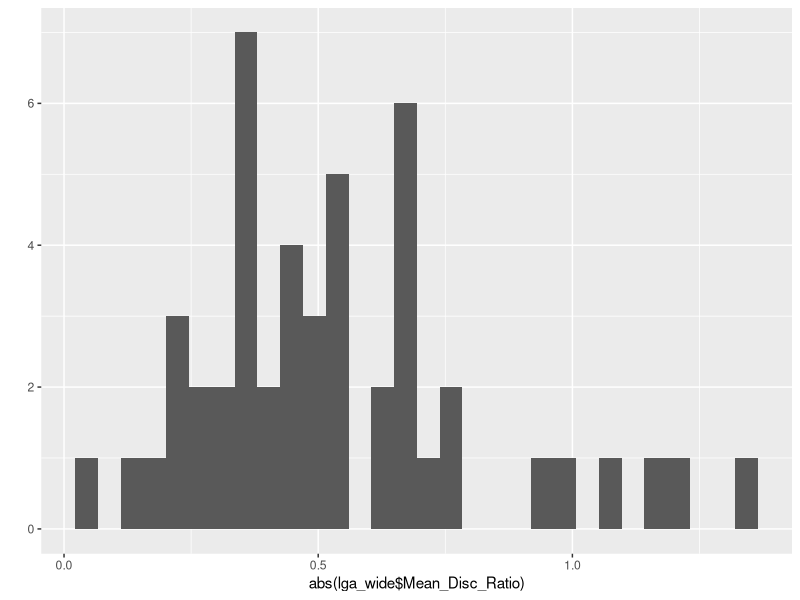
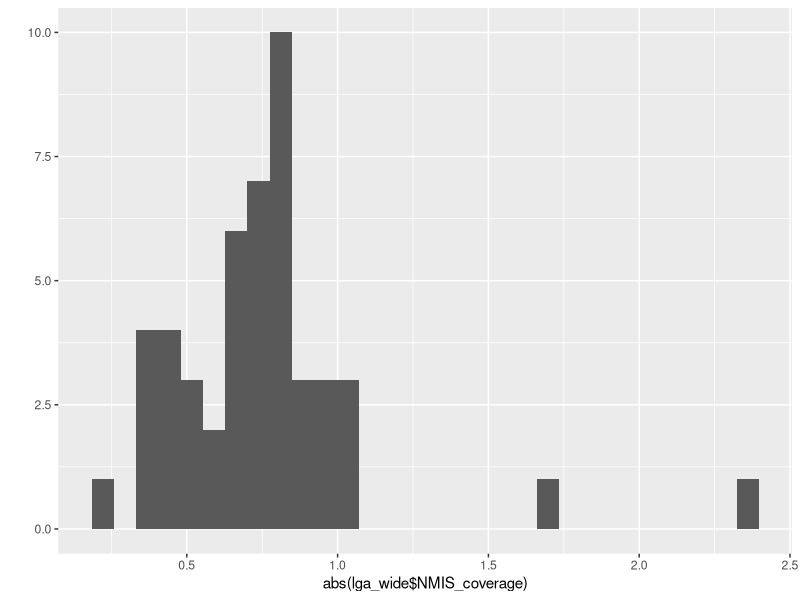

The R script that drew these images, in order:
setwd("/Users/salahchafik/Desktop")
getwd()
library('ggplot2')
library('plyr')
library('doBy')

data_validation <- read.csv("data_validation.csv")
summary(data_validation$Official.LGA..s)
data_validation$Official.LGA..s <- as.numeric(data_validation$Official.LGA..s)

#fixing one LGA that is NA
##summary(lga_wide$Mean_Disc_Ratio)
##Min.     1st Qu. Median  Mean    3rd Qu. Max.       NA's 
## 0.0000  0.1277  0.2659  0.2799  0.3729  0.9699       1 M
data_validation$NMIS[is.na(data_validation$NMIS)] <- 0 

#making data numeric and creating discrepancy
summary(data_validation$NMIS)
data_validation$NMIS <- as.numeric(data_validation$NMIS)
data_validation$Discrepancy <- abs(abs(data_validation$Official.LGA..s) - abs(data_validation$NMIS))
data_validation$FractionDiscrepancy <- data_validation$Discrepancy / (data_validation$Official.LGA..s)

#dropping rows where discrepancy is 0
dv2 <- subset(data_validation, subset=(abs(Discrepancy)>0))

#totaling facilities by LGA
lga_wide <- ddply(dv2, .(LGA), summarize, sum(Discrepancy), sum(NMIS), sum(Official.LGA..s))
names(lga_wide) <- c("LGA", "Discrepancy_Total", "Total_NMIS", "Total_official")
lga_wide$Mean_Disc_Ratio <- lga_wide$Discrepancy_Total / lga_wide$Total_official


#plotting discrepancy
summary(lga_wide$Mean_Disc_Ratio)
qplot(abs(lga_wide$Mean_Disc_Ratio))
str(lga_wide)


#plotting coverage
lga_wide$NMIS_coverage <- lga_wide$Total_NMIS / lga_wide$Total_official 
summary(lga_wide$NMIS_coverage)
qplot(abs(lga_wide$NMIS_coverage))



